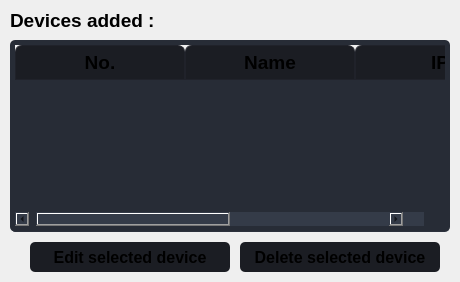
                                  <widget class="QFrame" name="frame_bot_cam_added">
                                   <property name="minimumSize">
                                    <size>
                                     <width>0</width>
                                     <height>0</height>
                                    </size>
                                   </property>
                                   <property name="maximumSize">
                                    <size>
                                     <width>16777215</width>
                                     <height>16777215</height>
                                    </size>
                                   </property>
                                   <property name="frameShadow">
                                    <enum>QFrame::Raised</enum>
                                   </property>
                                   <layout class="QVBoxLayout" name="layout_frame_bot_cam_added">
                                    <property name="spacing">
                                     <number>0</number>
                                    </property>
                                    <property name="leftMargin">
                                     <number>10</number>
                                    </property>
                                    <property name="topMargin">
                                     <number>0</number>
                                    </property>
                                    <property name="rightMargin">
                                     <number>10</number>
                                    </property>
                                    <property name="bottomMargin">
                                     <number>0</number>
                                    </property>
                                    <item>
                                     <widget class="QLabel" name="label_info_device_added">
                                      <property name="minimumSize">
                                       <size>
                                        <width>200</width>
                                        <height>40</height>
                                       </size>
                                      </property>
                                      <property name="maximumSize">
                                       <size>
                                        <width>200</width>
                                        <height>16777215</height>
                                       </size>
                                      </property>
                                      <property name="font">
                                       <font>
                                        <pointsize>14</pointsize>
                                        <weight>75</weight>
                                        <bold>true</bold>
                                       </font>
                                      </property>
                                      <property name="text">
                                       <string>Devices added :</string>
                                      </property>
                                     </widget>
                                    </item>
                                    <item>
                                     <widget class="QTableWidget" name="tableWidget_device_added">
                                      <property name="font">
                                       <font>
                                        <pointsize>14</pointsize>
                                       </font>
                                      </property>
                                      <property name="styleSheet">
                                       <string notr="true">QTableWidget {	
	background-color: rgb(39, 44, 54);
	padding: 5px;
	border-radius: 5px;
	gridline-color: rgb(44, 49, 60);
	border-bottom: 1px solid rgb(44, 49, 60);
}
QTableWidget::item{
	border-color: rgb(44, 49, 60);
	padding-left: 5px;
	padding-right: 5px;
	gridline-color: rgb(44, 49, 60);
}
QTableWidget::item:selected{
	background-color: rgb(85, 170, 255);
}
QScrollBar:horizontal {
    border: none;
    background: rgb(52, 59, 72);
    height: 14px;
    margin: 0px 21px 0 21px;
	border-radius: 0px;
}
 QScrollBar:vertical {
	border: none;
    background: rgb(52, 59, 72);
    width: 14px;
    margin: 21px 0 21px 0;
	border-radius: 0px;
 }
QHeaderView::section{
	Background-color: rgb(39, 44, 54);
	max-width: 30px;
	border: 1px solid rgb(44, 49, 60);
	border-style: none;
    border-bottom: 1px solid rgb(44, 49, 60);
    border-right: 1px solid rgb(44, 49, 60);
}
QTableWidget::horizontalHeader {	
	background-color: rgb(81, 255, 0);
}
QHeaderView::section:horizontal
{
    border: 1px solid rgb(32, 34, 42);
	background-color: rgb(27, 29, 35);
	padding: 3px;
	border-top-left-radius: 7px;
    border-top-right-radius: 7px;
}
QHeaderView::section:vertical
{
    border: 1px solid rgb(44, 49, 60);
}
</string>
                                      </property>
                                      <property name="frameShape">
                                       <enum>QFrame::NoFrame</enum>
                                      </property>
                                      <property name="verticalScrollBarPolicy">
                                       <enum>Qt::ScrollBarAsNeeded</enum>
                                      </property>
                                      <property name="horizontalScrollBarPolicy">
                                       <enum>Qt::ScrollBarAsNeeded</enum>
                                      </property>
                                      <property name="editTriggers">
                                       <set>QAbstractItemView::NoEditTriggers</set>
                                      </property>
                                      <property name="dragEnabled">
                                       <bool>true</bool>
                                      </property>
                                      <property name="selectionMode">
                                       <enum>QAbstractItemView::SingleSelection</enum>
                                      </property>
                                      <property name="selectionBehavior">
                                       <enum>QAbstractItemView::SelectRows</enum>
                                      </property>
                                      <attribute name="horizontalHeaderCascadingSectionResizes">
                                       <bool>true</bool>
                                      </attribute>
                                      <attribute name="horizontalHeaderDefaultSectionSize">
                                       <number>170</number>
                                      </attribute>
                                      <attribute name="horizontalHeaderMinimumSectionSize">
                                       <number>39</number>
                                      </attribute>
                                      <attribute name="horizontalHeaderStretchLastSection">
                                       <bool>true</bool>
                                      </attribute>
                                      <attribute name="verticalHeaderVisible">
                                       <bool>false</bool>
                                      </attribute>
                                      <column>
                                       <property name="text">
                                        <string>No.</string>
                                       </property>
                                       <property name="font">
                                        <font>
                                         <pointsize>14</pointsize>
                                         <weight>75</weight>
                                         <bold>true</bold>
                                        </font>
                                       </property>
                                      </column>
                                      <column>
                                       <property name="text">
                                        <string>Name</string>
                                       </property>
                                       <property name="font">
                                        <font>
                                         <pointsize>14</pointsize>
                                         <weight>75</weight>
                                         <bold>true</bold>
                                        </font>
                                       </property>
                                      </column>
                                      <column>
                                       <property name="text">
                                        <string>IP</string>
                                       </property>
                                       <property name="font">
                                        <font>
                                         <pointsize>14</pointsize>
                                         <weight>75</weight>
                                         <bold>true</bold>
                                        </font>
                                       </property>
                                      </column>
                                      <column>
                                       <property name="text">
                                        <string>Status</string>
                                       </property>
                                       <property name="font">
                                        <font>
                                         <pointsize>14</pointsize>
                                         <weight>75</weight>
                                         <bold>true</bold>
                                        </font>
                                       </property>
                                      </column>
                                     </widget>
                                    </item>
                                    <item>
                                     <widget class="QFrame" name="frame_confirm_delete_cam">
                                      <property name="minimumSize">
                                       <size>
                                        <width>0</width>
                                        <height>50</height>
                                       </size>
                                      </property>
                                      <property name="frameShadow">
                                       <enum>QFrame::Raised</enum>
                                      </property>
                                      <layout class="QHBoxLayout" name="layout_frame_confirm_delete_cam">
                                       <property name="spacing">
                                        <number>10</number>
                                       </property>
                                       <property name="leftMargin">
                                        <number>10</number>
                                       </property>
                                       <property name="topMargin">
                                        <number>0</number>
                                       </property>
                                       <property name="rightMargin">
                                        <number>10</number>
                                       </property>
                                       <property name="bottomMargin">
                                        <number>0</number>
                                       </property>
                                       <item>
                                        <widget class="QFrame" name="frame_add_cam_blank">
                                         <property name="frameShadow">
                                          <enum>QFrame::Raised</enum>
                                         </property>
                                        </widget>
                                       </item>
                                       <item>
                                        <widget class="QPushButton" name="btn_edit_cam">
                                         <property name="minimumSize">
                                          <size>
                                           <width>200</width>
                                           <height>30</height>
                                          </size>
                                         </property>
                                         <property name="maximumSize">
                                          <size>
                                           <width>200</width>
                                           <height>30</height>
                                          </size>
                                         </property>
                                         <property name="font">
                                          <font>
                                           <pointsize>12</pointsize>
                                           <weight>75</weight>
                                           <bold>true</bold>
                                          </font>
                                         </property>
                                         <property name="styleSheet">
                                          <string notr="true">QPushButton {
	background-position: center;
	background-repeat: no-reperat;
	background-color: rgb(27, 29, 35);
	border-radius: 5px;
}
QPushButton:hover {
	background-color: rgb(33, 37, 43);
}
QPushButton:pressed {	
	background-color: rgb(85, 170, 255);
}</string>
                                         </property>
                                         <property name="text">
                                          <string>Edit selected device</string>
                                         </property>
                                        </widget>
                                       </item>
                                       <item>
                                        <widget class="QPushButton" name="btn_delete_cam">
                                         <property name="minimumSize">
                                          <size>
                                           <width>200</width>
                                           <height>30</height>
                                          </size>
                                         </property>
                                         <property name="maximumSize">
                                          <size>
                                           <width>200</width>
                                           <height>30</height>
                                          </size>
                                         </property>
                                         <property name="font">
                                          <font>
                                           <pointsize>12</pointsize>
                                           <weight>75</weight>
                                           <bold>true</bold>
                                          </font>
                                         </property>
                                         <property name="styleSheet">
                                          <string notr="true">QPushButton {
	background-position: center;
	background-repeat: no-reperat;
	background-color: rgb(27, 29, 35);
	border-radius: 5px;
}
QPushButton:hover {
	background-color: rgb(33, 37, 43);
}
QPushButton:pressed {	
	background-color: rgb(85, 170, 255);
}</string>
                                         </property>
                                         <property name="text">
                                          <string>Delete selected device</string>
                                         </property>
                                        </widget>
                                       </item>
                                      </layout>
                                     </widget>
                                    </item>
                                   </layout>
                                  </widget>
